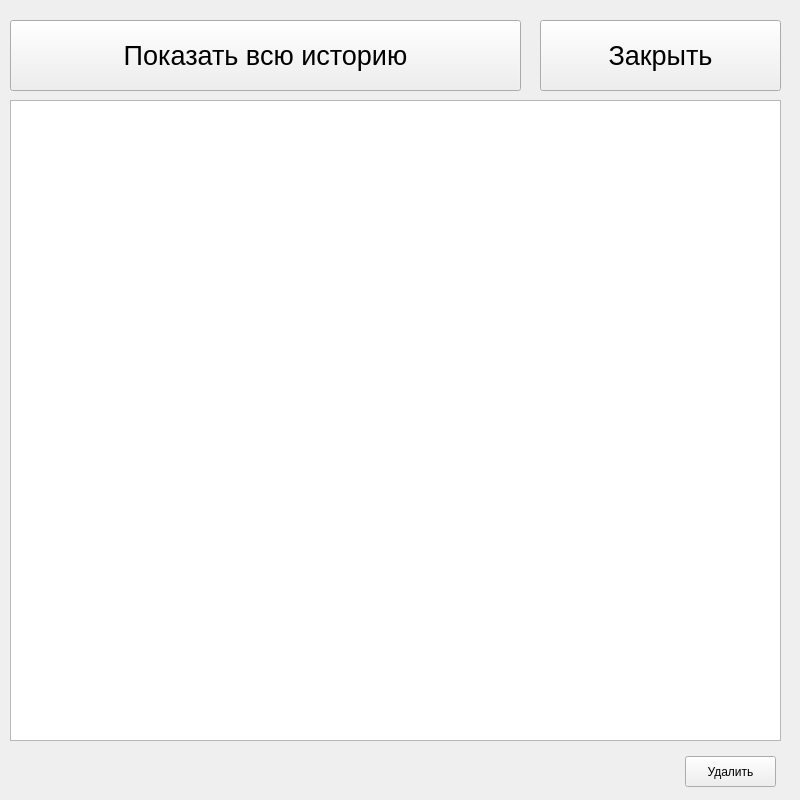
<?xml version="1.0" encoding="UTF-8"?>
<ui version="4.0">
 <class>Form</class>
 <widget class="QWidget" name="Form">
  <property name="geometry">
   <rect>
    <x>0</x>
    <y>0</y>
    <width>800</width>
    <height>800</height>
   </rect>
  </property>
  <property name="windowTitle">
   <string>Form</string>
  </property>
  <widget class="QTableWidget" name="tableWidget">
   <property name="geometry">
    <rect>
     <x>10</x>
     <y>100</y>
     <width>771</width>
     <height>641</height>
    </rect>
   </property>
  </widget>
  <widget class="QPushButton" name="find2_Button">
   <property name="geometry">
    <rect>
     <x>10</x>
     <y>20</y>
     <width>511</width>
     <height>71</height>
    </rect>
   </property>
   <property name="font">
    <font>
     <pointsize>20</pointsize>
    </font>
   </property>
   <property name="text">
    <string>Показать всю историю</string>
   </property>
  </widget>
  <widget class="QPushButton" name="close_story_btn">
   <property name="geometry">
    <rect>
     <x>540</x>
     <y>20</y>
     <width>241</width>
     <height>71</height>
    </rect>
   </property>
   <property name="font">
    <font>
     <pointsize>20</pointsize>
    </font>
   </property>
   <property name="text">
    <string>Закрыть</string>
   </property>
  </widget>
  <widget class="QPushButton" name="delete_btn">
   <property name="geometry">
    <rect>
     <x>685</x>
     <y>756</y>
     <width>91</width>
     <height>31</height>
    </rect>
   </property>
   <property name="text">
    <string>Удалить</string>
   </property>
  </widget>
 </widget>
 <resources/>
 <connections/>
</ui>
